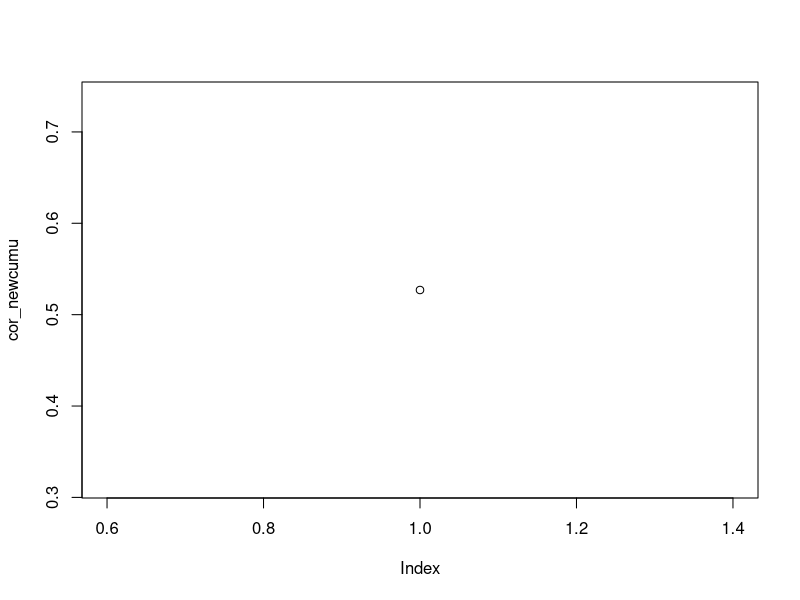
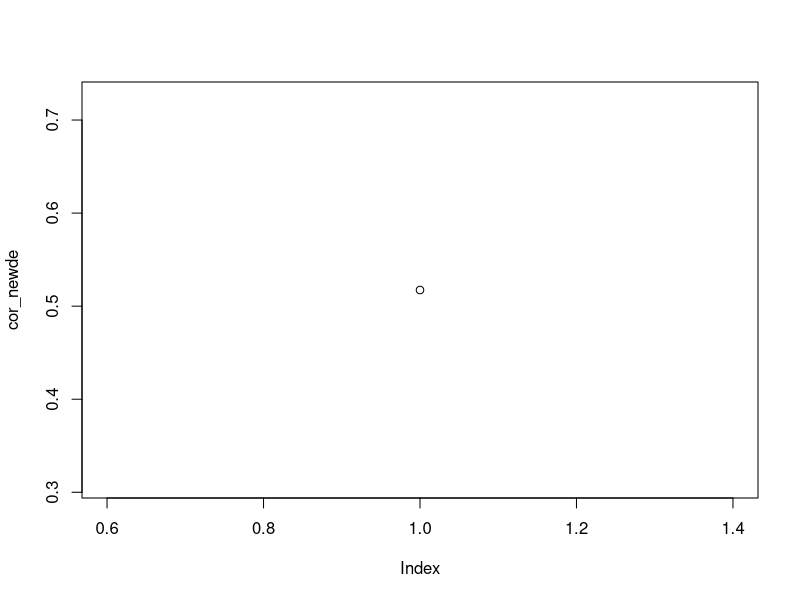
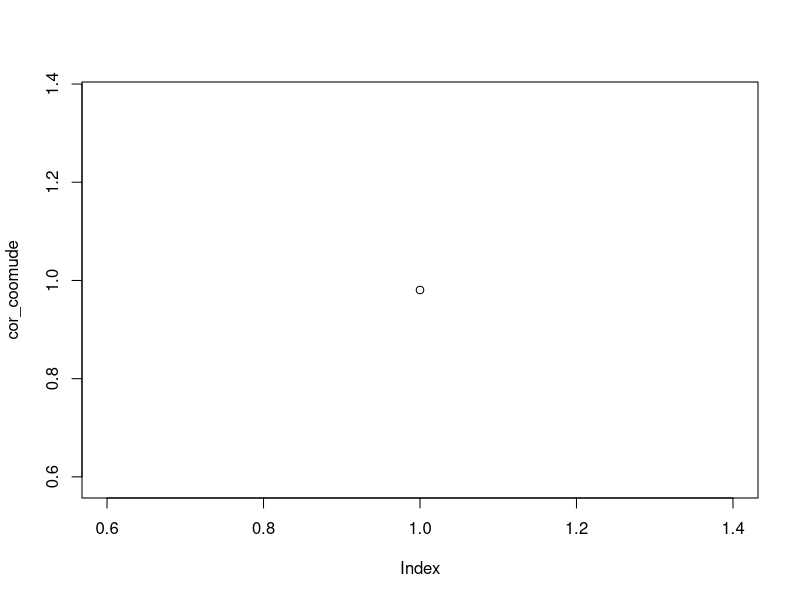

The R script that drew these images, in order:
## ---- chunk 1
knitr::opts_chunk$set(echo = TRUE)
## ---- chunk 2
data <- read.csv("national-history.csv")
data_completed <- na.omit(data)
correlation <- function(x,y){
  cov = mean((x-mean(x))*(y-mean(y)))
  cor = cov/(sd(x)*sd(y))
  return(cor)
}
## ---- chunk 3
# correlation between new cases and commutative cases 
cor_newcumu <- correlation(data_completed$deathIncrease,data_completed$inIcuCumulative)
cor_newcumu
# correlation between new cases and deaths
cor_newde <- correlation(data_completed$deathIncrease,data_completed$death)
cor_newde
# correlation between deaths and commutative cases 
cor_coomude <- correlation(data_completed$inIcuCumulative,data_completed$death)
cor_coomude
## ---- chunk 4
plot(cor_newcumu)

plot(cor_newde)

plot(cor_coomude)
